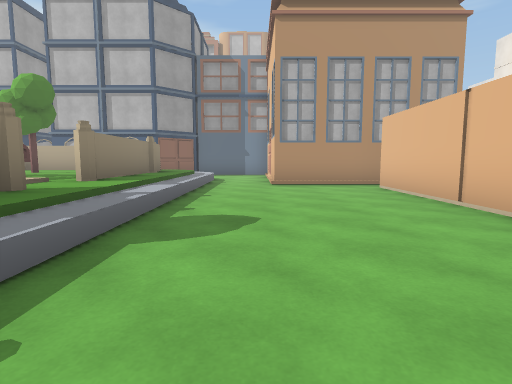
[1] (above)

24 first-person views from a walk through a scene from a Unity 3-D project. The camera is 1.2 m above the floor, tilts 6° down and sees 80° across. The floor is counted in squares, 2 m on a side. Each view is taken from the middle of a square. On the plan, view 1 faces up. The plan holds only what a view shows up to about 9 squares ahead; the rest is blank. The place goes on beyond the plan. Some surface patterns are stand-ins.

[2]
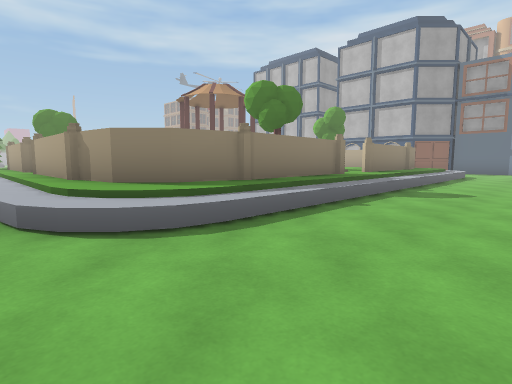

[3]
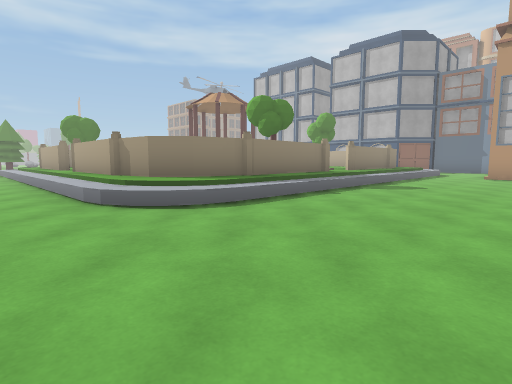

[4]
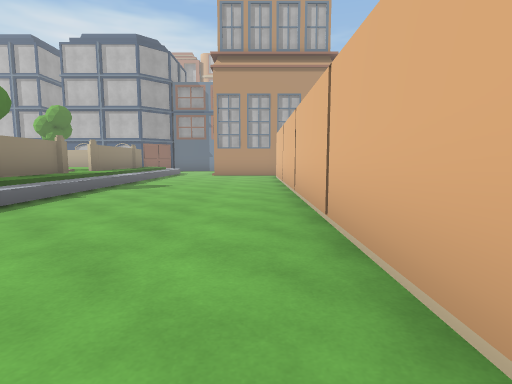

[5]
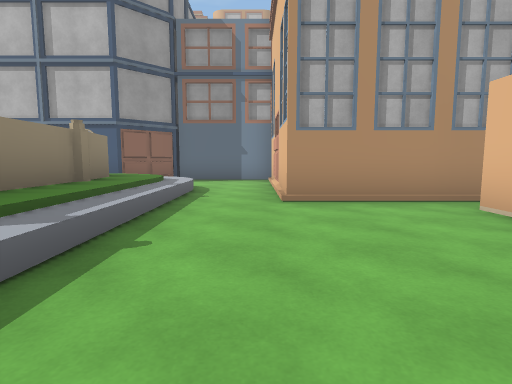

[6]
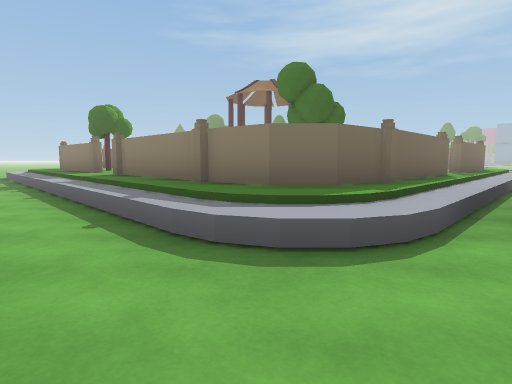

[7]
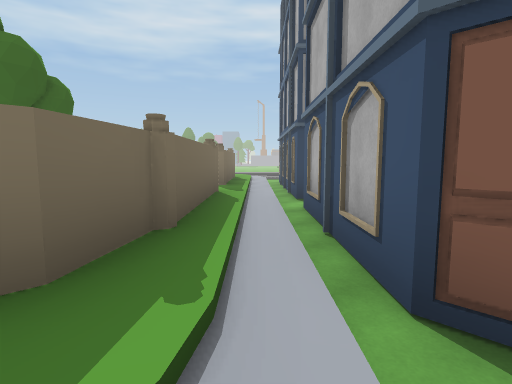

[8]
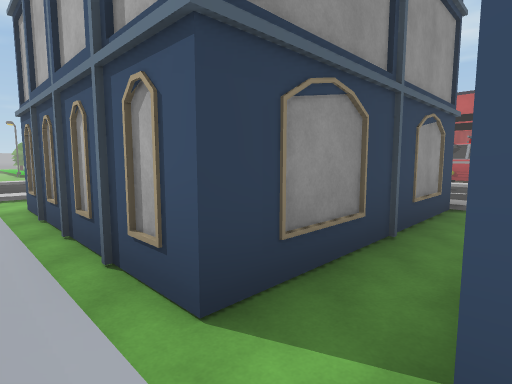

[9]
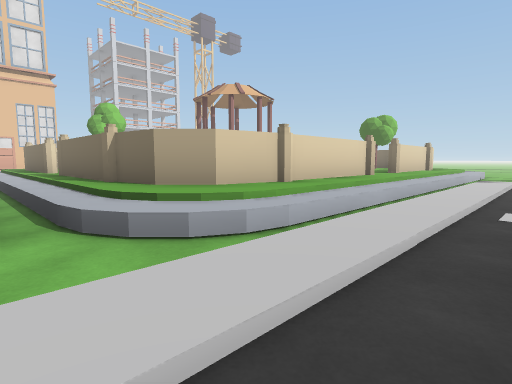

[10]
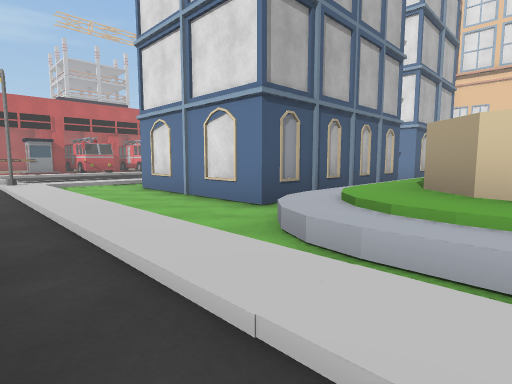

[11]
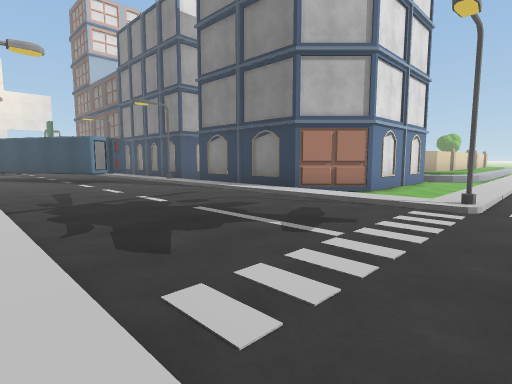

[12]
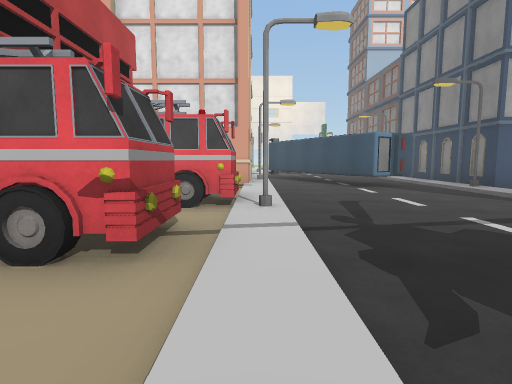

[13]
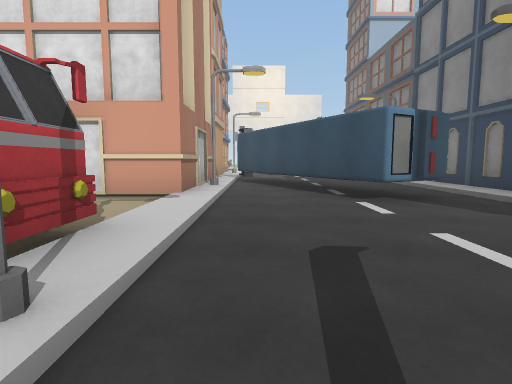

[14]
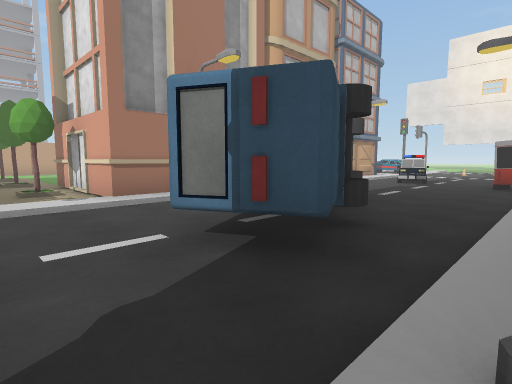

[15]
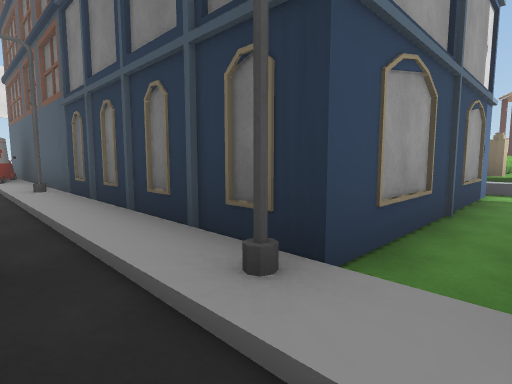

[16]
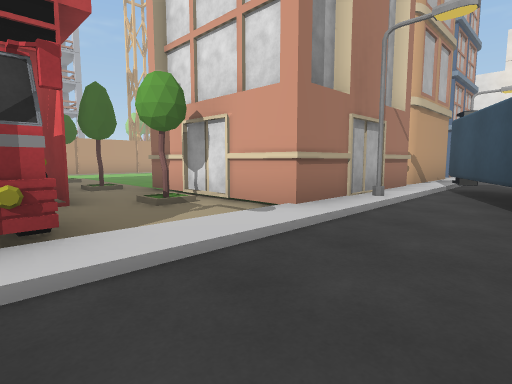

[17]
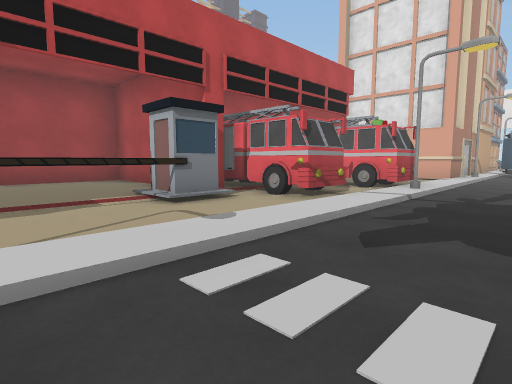

[18]
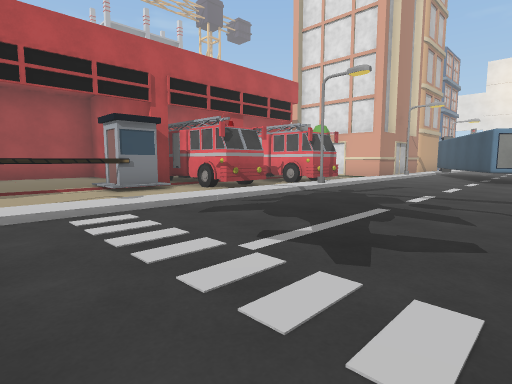

[19]
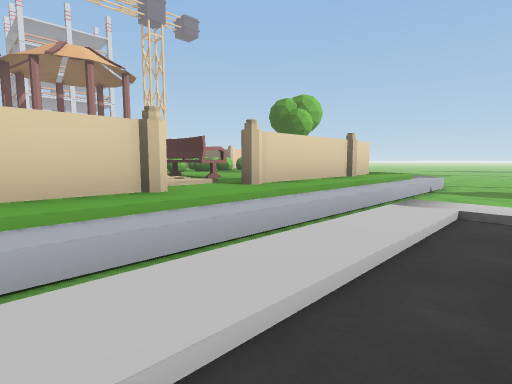

[20]
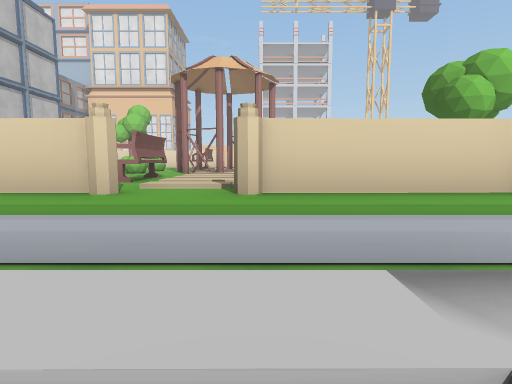

[21]
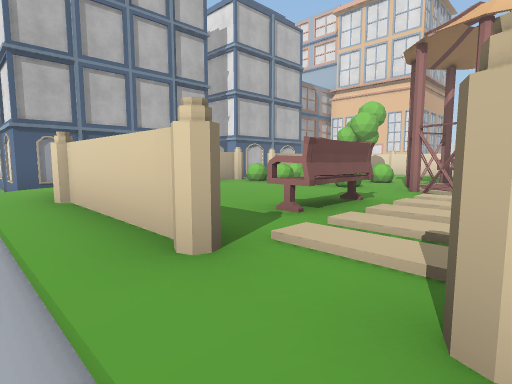

[22]
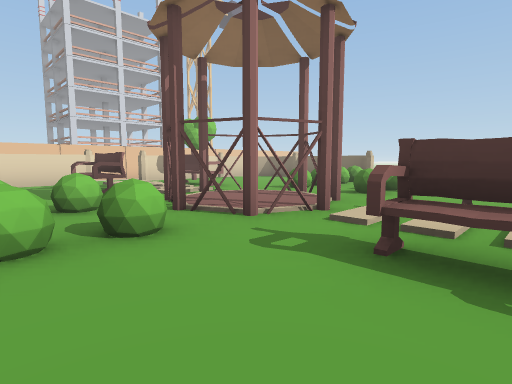

[23]
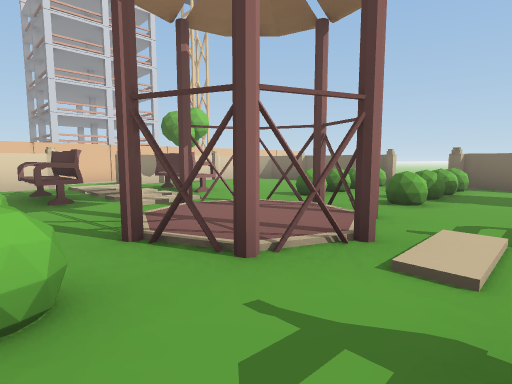

[24]
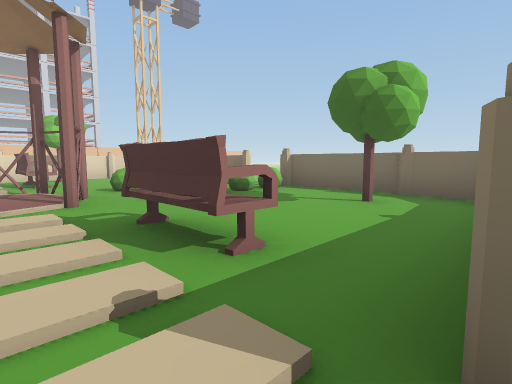

### Floor plan
Key: @ floor where view 1 was taken; # wall or solid block; x gap in a wall; . main floor; : floor 0.25 m higher than the main floor; + floor 0.5 m higher than the main floor; * floor 0.75 m higher than the main floor; / step, stairs or slope; = window, fence, low wall or low ledge; ^ raised ledge; T thing the floor can be seen under or through; O other object.
Columns run from 16 left of view 1 to 3 right of it. Each row starts with its distance up from view 1.
 28  ###     :..
 27  ::#     ...
 26  ::#    ##.
 25  ::#    #=#
 24 :::##  ####
 23 #TTT# O#.##
 22 ....OOOO..#########
 21 ::::::OO::#O:x:::O
 20 .............OO... O
 19 ...........OOO...OOO
 18 ..........OO........
 17 ..........O......O..
 16 .O:::::::O::::O::OO
 15  :..####.########
 14  :.##  #x#
 13 .:.#   #.#
 12 .:.#   #.#  ######
 11 .:.#####.####....#
 10 .://///////////..#
  9 .//######x####//.#
  8 ./+#  +==^ # #+/.###
  7 ./+# ++===##+#+/....
  6 ./+#++++== + #+/...#
  5 ./+#+^+### ^^#+/...#
  4 .//++*+# ##+**+/...#
  3 ./+#+^#### ^^+#/...#
  2 ::+#++ +#=#==##/...#
  1 ..+#++++x^ + ##/...#
  0  .+#++++== ++##/@..#
 -1  .+###++#=  ##//...#
 -2  .// ########//....#
 -3  ..    ............#
 -4  ..          ......

Positions as (right, up) in squares from view 1, and headings:
1: (0, 0), facing up
2: (1, -3), facing up-left
3: (2, -4), facing up-left
4: (2, -4), facing up
5: (0, 3), facing up
6: (0, 11), facing down-left
7: (-2, 10), facing left
8: (-7, 10), facing up-left
9: (-16, 11), facing down-right
10: (-16, 8), facing up-right
11: (-16, 21), facing down-right
12: (-14, 21), facing right
13: (-11, 20), facing right
14: (-8, 16), facing up-right
15: (-8, 17), facing down-right
16: (-9, 19), facing up-right
17: (-16, 19), facing up-right
18: (-16, 17), facing up-right
19: (-16, 6), facing down-right
20: (-16, 3), facing right
21: (-14, 3), facing up-right
22: (-11, 7), facing down-right
23: (-10, 6), facing down-right
24: (-13, 4), facing down-right
